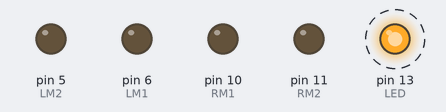
Simulated run of this sketch. Board: Arduino Uno, built with avr-gcc and run on an emulated ATmega328P. Shown: output pins drawn as LEDs (lit = HIGH). Dashed ring = blinking. What the sketch prints to the serial monitor is not drawn.

Above: at 0.2 s.
Timing chart, 0 to 3.0 s (numbered marks = the images above):
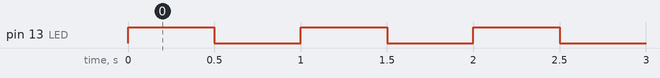

The sketch:

justformotor.ino
```cpp
 int LM1 = 6;
 int LM2 = 5;
 int RM1 = 10;
 int RM2 = 11;

int LED = 13;

void setup() {

  Serial.begin (9600);

    pinMode(LED, OUTPUT);


  pinMode (LM1, OUTPUT);
  pinMode (LM2, OUTPUT);
  pinMode (RM1, OUTPUT);
  pinMode (RM2, OUTPUT);

  // put your setup code here, to run once:

}

void loop()
{
  // motor A = LM1 and LM2; motor B = RM1 and RM2

void forward();
Serial.println("HI");
digitalWrite(LED,HIGH);
  delay (500);
  digitalWrite(LED,LOW);
  delay(500);

}

// put your main code here, to run repeatedly:


 void forward()

{

  digitalWrite (LM1,HIGH);
  digitalWrite (LM2,LOW);
  digitalWrite (RM1,HIGH);
  digitalWrite (RM2,LOW);

}
```

Measured:
- by itself, pin 13 (LED): alternates HIGH for 0.50 s and LOW for 0.50 s
